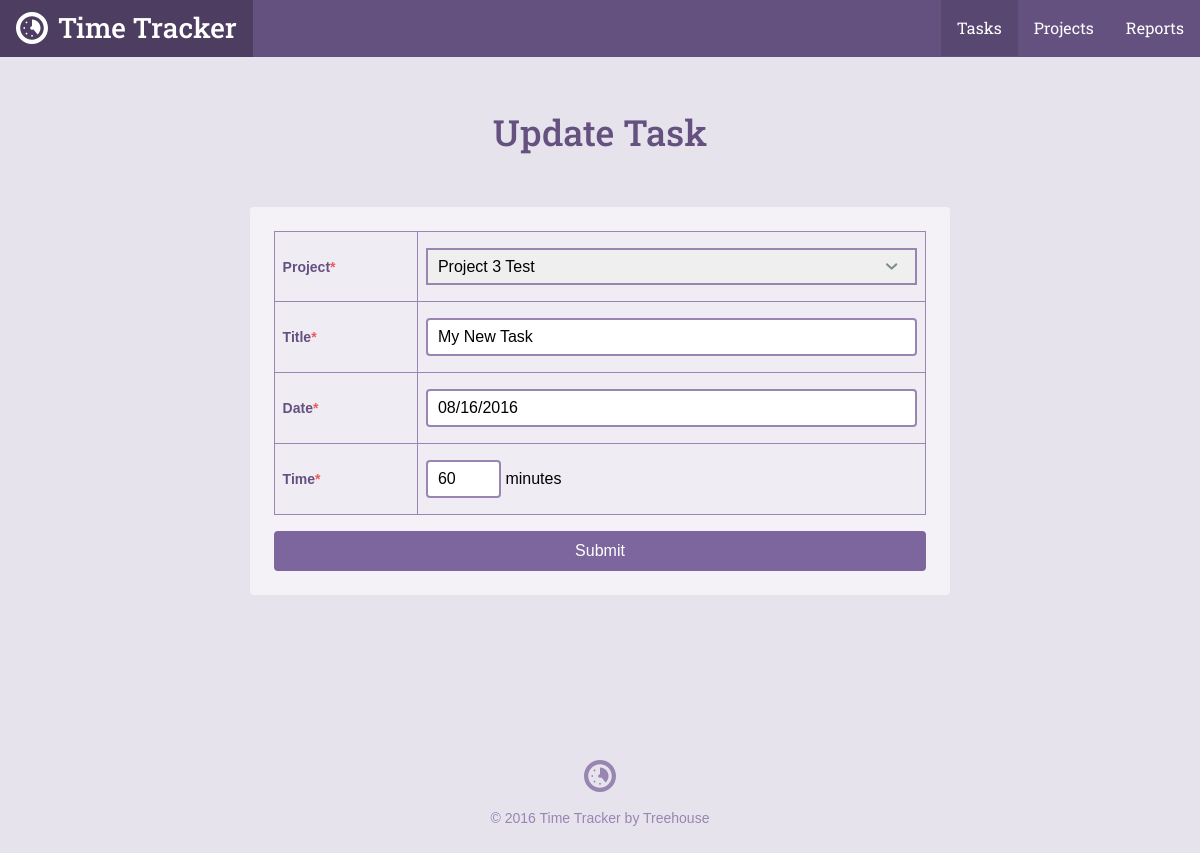
The app's page /task.php?id=13, older data.
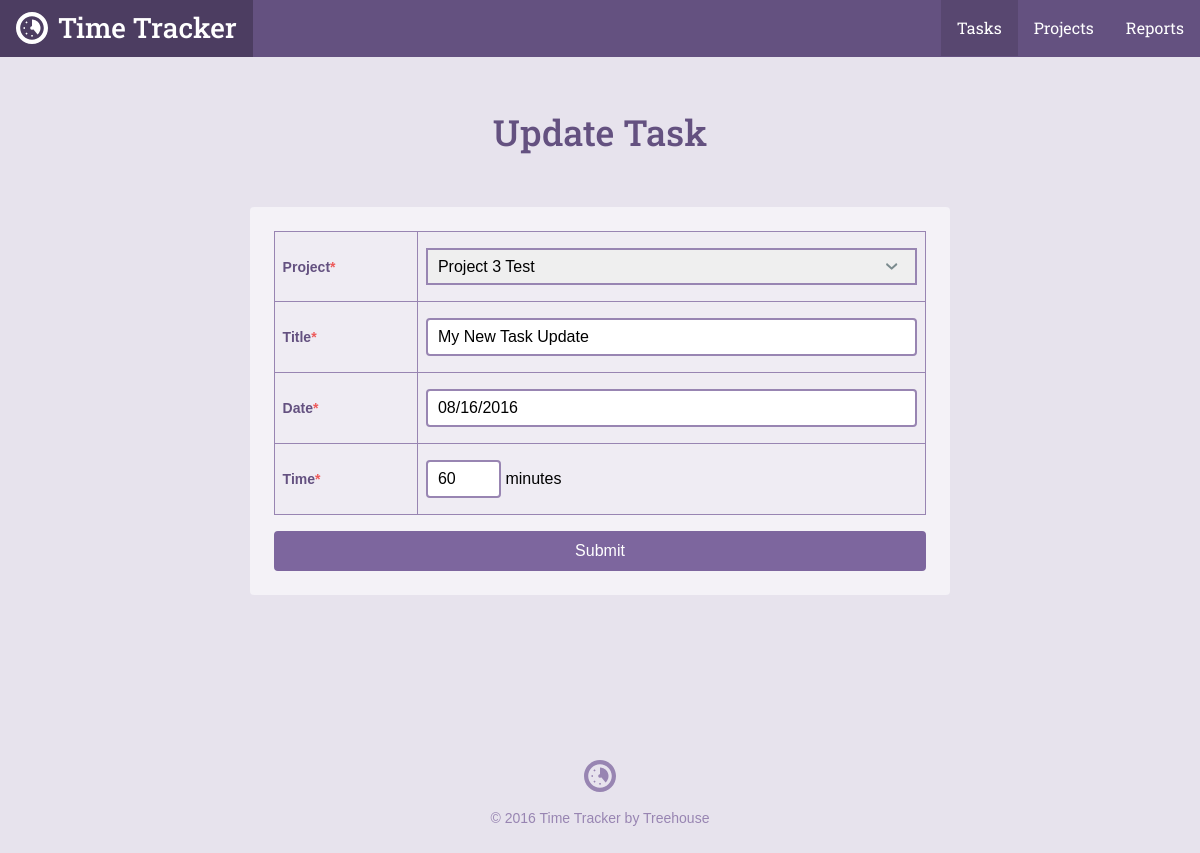
The same page, newer data.
### tables this page shows
CREATE TABLE `tasks` (
	`task_id`	INTEGER PRIMARY KEY AUTOINCREMENT,
	`project_id`	INTEGER,
	`title`	TEXT,
	`date`	INTEGER NOT NULL,
	`time`	TEXT NOT NULL
);

CREATE TABLE `projects` (
	`project_id`	INTEGER PRIMARY KEY AUTOINCREMENT,
	`title`	TEXT NOT NULL,
	`category`	TEXT NOT NULL
);

### inc/functions.php (called while the page is built, shortened)
<?php
function get_project_list() {
    include 'connection.php';
    try {
        return $db->query('SELECT project_id, title, category FROM projects');
    } catch (Exception $e) {
        echo "Error!: " . $e->getMessage() . "<br />";
        return array();
    }
}
function get_task($task_id){
    include 'connection.php';
    $sql = 'SELECT task_id, title, date, time, project_id FROM tasks WHERE task_id = ?';
    try {
        $results = $db->prepare($sql);
        $results->bindValue(1, $task_id, PDO::PARAM_INT);
        $results->execute();
    } catch (Exception $e) {
        echo "Error!: " . $e->getMessage() . "<br />";
        return false;
    }
    return $results->fetch();
}

### task.php (the view, shortened to what this page needs)
<?php
require 'inc/functions.php';
$page = "tasks";
$project_id = $title = $date = $time = '';
if (isset($_GET['id'])) {
    list($task_id, $title, $date, $time, $project_id) = get_task(filter_input(INPUT_GET, 'id', FILTER_SANITIZE_NUMBER_INT));
}
include 'inc/header.php';
?>
<div class="section page">
    <div class="col-container page-container">
        <div class="col col-70-md col-60-lg col-center">
            <h1 class="actions-header"><?php
            if (!empty($task_id)) {
                echo "Update";
            } else {
                echo "Add";
            }
            ?> Task</h1>
            <form class="form-container form-add" method="post" action="task.php">
                <table>
                    <tr>
                        <th>
                            <label for="project_id">Project<span class="required">*</span></label>
                        </th>
                        <td>
                            <select name="project_id" id="project_id">
                                <?php
                                foreach (get_project_list() as $item) {
                                    echo "<option value='" . $item['project_id'] . "'";
                                    if ($project_id == $item['project_id']) {
                                        echo ' selected';
                                    }
                                    echo ">" . $item['title'] . "</option>";
                                }
                                ?>
                            </select>
                        </td>
                    </tr>
                    <tr>
                        <th><label for="title">Title<span class="required">*</span></label></th>
                        <td><input type="text" id="title" name="title" value="<?php echo htmlspecialchars($title); ?>" /></td>
                    </tr>
                    <tr>
                        <th><label for="date">Date<span class="required">*</span></label></th>
                        <td><input type="text" id="date" name="date" value="<?php echo htmlspecialchars($date); ?>" placeholder="mm/dd/yyyy" /></td>
                    </tr>
                    <tr>
                        <th><label for="time">Time<span class="required">*</span></label></th>
                        <td><input type="text" id="time" name="time" value="<?php echo htmlspecialchars($time); ?>" /> minutes</td>
                    </tr>
                </table>
                <input class="button button--primary button--topic-php" type="submit" value="Submit" />
            </form>
        </div>
    </div>
</div>
<?php include "inc/footer.php"; ?>

### inc/header.php (shortened to what this page needs)
<html>
<head>
	<link rel="stylesheet" href="css/style.css" type="text/css">
</head>
<body>
	<header class="header">
    <div class="col-container">
  		<h1>
        <a class="logo" href="./">
          <svg viewbox="0 0 64 64" class="logo-icon"><use xlink:href="#logo_icon"></use></svg>
          <span class="logo-name">Time Tracker</span>
        </a>
      </h1>
  		<ul class="nav">
        <li class="nav-item tasks<?php if ($page == "tasks") { echo " on"; } ?>"><a class="nav-link" href="task_list.php">Tasks</a></li>
        <li class="nav-item projects<?php if ($page == "projects") { echo " on"; } ?>"><a class="nav-link" href="project_list.php">Projects</a></li>
        <li class="nav-item reports<?php if ($page == "reports") { echo " on"; } ?>"><a class="nav-link" href="reports.php">Reports</a></li>
      </ul>
    </div>
  </header>
	<div id="content">

### inc/footer.php
</div>
	<footer class="footer">
    <div class="col-container">
      <svg viewbox="0 0 64 64" class="logo-icon"><use xlink:href="#logo_icon"></use></svg>
  		<p class="footer-copy">&copy; <?php echo date("Y"); ?> Time Tracker by Treehouse</p>
    </div>
	</footer>
</body>
</html>

Row changes from the older to the newer data that the page shows:
changed tasks "Project 3 Test": title "My New Task" → "My New Task Update"
